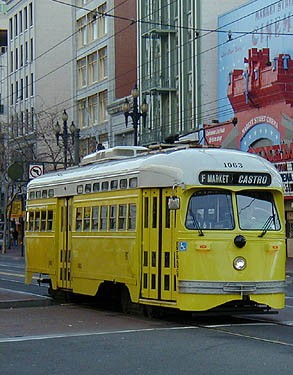
#> input picture Lab4/left.jpg, 293 x 375 px
$ jupyter execute Q2_ransac_bus_stitch_notebook.ipynb   (shell and % lines are left out)
#> lines starting #> are read from the running program, lines starting #| are printed output that depends on the picture
[cell 1]
import cv2
import matplotlib.pyplot as plt
import numpy as np
import random
from tqdm.notebook import tqdm
plt.rcParams['figure.figsize'] = [15, 15]

[cell 2]
def img_read(path):
#> called with path = './left.jpg'
    img = cv2.imread(path)
#> img is the input picture: shape (375, 293, 3); mean B, G, R 97.6, 110.5, 104.9
    img_gray= cv2.cvtColor(img, cv2.COLOR_RGB2GRAY)
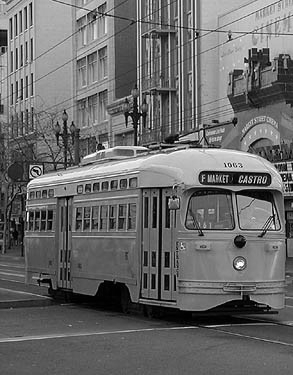
#> img_gray: shape (375, 293); min 0, max 255, mean 106
    img_rgb = cv2.cvtColor(img, cv2.COLOR_BGR2RGB)

    return img_gray, img_rgb

[cell 3]
left_gray, left_rgb = img_read('./left.jpg')
right_gray,  right_rgb = img_read('./right.jpg')
#> call 2 of img_read, with path = './right.jpg'
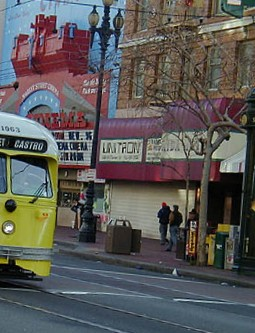
#> input picture Lab4/right.jpg, 255 x 333 px
#> in img_read, img is the input picture: shape (333, 255, 3); mean B, G, R 87.1, 89.1, 90.6
#> in img_read (call 2), `img_gray= cv2.cvtColor(img, cv2.COLOR_RGB2GRAY)`:
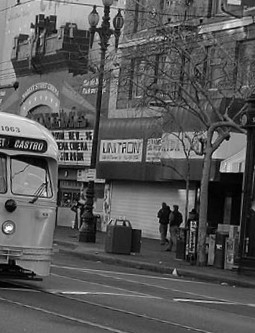
#> img_gray: shape (333, 255); min 0, max 255, mean 88.7

[cell 4]
rows, cols = left_rgb.shape[:2]
#> rows = 375; cols = 293

[cell 5]
def feautre_keypoints(img):
    siftDetector= cv2.xfeatures2d.SIFT_create()

    k1, d1 = siftDetector.detectAndCompute(img, None)
#> k1 = 711 keypoints; strongest (x, y, size): (145, 148, 1.9), (25, 8, 2), (31, 4, 2.1), (240, 264, 4.3)
    return k1, d1

[cell 6]
k1, d1 = feautre_keypoints(left_gray)
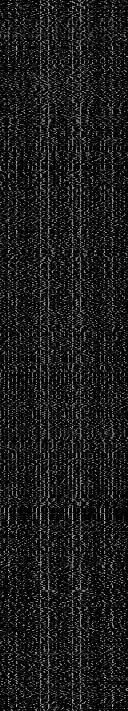
#> d1: shape (711, 128) float32; min 0, max 201, mean 27
k2, d2 = feautre_keypoints(right_gray)
#> in feautre_keypoints (call 2), `k1, d1 = siftDetector.detectAndCompute(img, None)`: k1 = 881 keypoints; strongest (x, y, size): (95, 7, 2.3), (174, 272, 2.6), (219, 246, 2.8), (222, 170, 3.2)
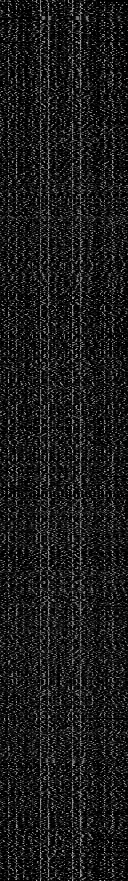
#> d2: shape (881, 128) float32; min 0, max 213, mean 27
#> k2 has the same summary as k1 in feautre_keypoints

[cell 7]
def matcher(k1, d1, img1, k2, d2, img2, threshold):
#> called with threshold = 0.8
    bf = cv2.BFMatcher()
    matches = bf.knnMatch(d1,d2, k=2)
#> matches = 711 matches
    good_matches  = []
    for m,n in matches:
        if m.distance < threshold*n.distance:
            good_matches.append([m])
#> after the loop, good_matches = 103 matches

    matches = []
    for pair in good_matches:
        matches.append(list(k1[pair[0].queryIdx].pt + k2[pair[0].trainIdx].pt))
#> this loop made 103 passes
#> after the loop, matches = 103 items, first 6: [13.97, 95.13, 28.42, 257.1], [23.11, 208.7, 78.96, 127.8], [30.26, 205.8, 193, 155.5], [42.71, 303, 21.2, 138.4], [64.03, 226.9, 28.42, 257.1], [64.27, 216.7, 28.42, 257.1]

    all_matches = np.array(matches)
#> all_matches = 103 rows, first 6: [13.97, 95.13, 28.42, 257.1], [23.11, 208.7, 78.96, 127.8], [30.26, 205.8, 193, 155.5], [42.71, 303, 21.2, 138.4], [64.03, 226.9, 28.42, 257.1], [64.27, 216.7, 28.42, 257.1]
    return all_matches

[cell 8]
matches = matcher(k1,d1, left_rgb, k2, d2, right_rgb, 0.8)
#> matches has the same summary as all_matches in matcher

[cell 9]
def compute_homography(pairs):
    rows = []
    for i in range(pairs.shape[0]):
        point1 = np.append(pairs[i][0:2], 1)
        point2 = np.append(pairs[i][2:4], 1)
        r1 = [0, 0, 0, point1[0], point1[1], point1[2], -point2[1]*point1[0], -point2[1]*point1[1], -point2[1]*point1[2]]
        r2 = [point1[0], point1[1], point1[2], 0, 0, 0, -point2[0]*point1[0], -point2[0]*point1[1], -point2[0]*point1[2]]
        rows.append(r1)
        rows.append(r2)
    total_r = np.array(rows)
    U, s, V = np.linalg.svd(total_r)
    H = V[-1].reshape(3, 3)
    H = H/H[2, 2]
    return H

[cell 10]
def random_point(mat, k=4):
    idx = random.sample(range(len(mat)), k)
    point = [mat[i] for i in idx ]
    return np.array(point)

[cell 11]
def calculate_error(pts2, H):
    num_points = len(pts2)
    all_p1 = np.concatenate((pts2[:, 0:2], np.ones((num_points, 1))), axis=1)
    all_p2 = pts2[:, 2:4]
    ep2 = np.zeros((num_points, 2))
    for i in range(num_points):
        t = np.dot(H, all_p1[i])
        ep2[i] = (t/t[2])[0:2]
    total_errors = np.linalg.norm(all_p2 - ep2 , axis=1) ** 2

    return total_errors

[cell 12]
def ransac(matches, threshold, iters):
#> called with matches = array of shape (103, 4), threshold = 0.7, iters = 5000
    inliers_tot = 0

    for i in range(iters):
        #points = random_point(matches)
        id = random.sample(range(len(matches)), 4)
        pts = [matches[i] for i in id]
        #convert to array
        pts = np.asarray(pts)
        #compute homography
        H = compute_homography(pts)

        if np.linalg.matrix_rank(H) < 3:
            continue
        errors = calculate_error(matches, H)
        idx = np.where(errors < threshold)[0]
        inliers = matches[idx]

        num_inliers = len(inliers)
        if num_inliers > inliers_tot:
            best_inliers = inliers.copy()
            inliers_tot = num_inliers
            best_H = H.copy()
#> this loop made 5000 passes
#> (id, idx, num_inliers, inliers_tot) on passes 1 to 2: ([49, 97, 53, 5], [5, 49, 53, 96, 97], 5, 5), ([33, 65, 62, 51], [32, 33, 35, 43, 50, 51, 54, 57, 58, 59, 62, 64, 65, 66], 14, 14)
#> (id, num_inliers, inliers_tot) on passes 6, 7, 23, 32: ([79, 102, 32, 68], 58, 58), ([90, 77, 18, 39], 63, 63), ([69, 26, 102, 77], 81, 81), ([67, 35, 66, 30], 82, 82)
#> after the loop, best_inliers = 82 rows, first 6: [224.3, 90.14, 8.61, 53.77], [224.7, 90.39, 8.61, 53.77], [225.1, 79.94, 9.75, 43.26], [228.5, 183.7, 4.52, 147.2], [230, 114.9, 11.95, 78.75], [230, 114.9, 11.95, 78.75]; inliers_tot = 82

    return best_inliers, best_H

[cell 13]
inliers, H = ransac(matches, 0.7, 5000)
#> inliers has the same summary as best_inliers in ransac; H = [[1.01, -0.0879, -211.2], [0.0973, 1.01, -58.84], [5.62e-05, 3.12e-06, 1]]

[cell 14]
def stitcher(img1, ref, H):

    H_inv = np.linalg.inv(H)
#> H_inv = [[0.967, 0.0834, 209.1], [-0.0962, 0.981, 37.39], [-5.4e-05, -7.75e-06, 0.988]]
    h1, w1, c = img1.shape
#> h1 = 375; w1 = 293; c = 3
    h2, w2, c = ref.shape
#> h2 = 333; w2 = 255
    min_x = float("inf")
    min_y = float("inf")
    max_x = float("-inf")
    max_y = float("-inf")
    c1 =  [(0,0), (h1, w1), (0, w1), (h1, 0)]
#> c1 = [(0, 0), (375, 293), (0, 293), (375, 0)]
    c2 =  [(0,0), (h1, w1), (0, w1), (h1, 0)]
    for i,j in c1:
            x, y, w = np.matmul(H, [j , i, 1])
            x = x/w
            y = y/w
            if x > max_x:
                max_x = int(x)
            if x < min_x:
                min_x = int(x)
            if y > max_y:
                max_y = int(y)
            if y < min_y:
                min_y = int(y)
#> this loop made 4 passes
#> (x, y, w, max_x, min_x, max_y, min_y) on pass 1: (-211.2, -58.84, 1, -211, -211, -58, -58)
#> (x, y, w, max_x, max_y) on pass 2: (51.98, 342.8, 1.02, 51, 342)
#> after the loop, max_x = 84; max_y = 342; min_x = -243; min_y = -58
    warp_img = np.zeros((max_y - min_y,max_x - min_x, 3))
    for i in range(0, max_x - min_x):
        for j in range (0, max_y - min_y):
            x, y, w = np.matmul(H_inv, [i + min_x, j + min_y, 1])
            x = int(x/w)
            y = int(y/w)
            a = 0
            b = 0
            c = 0
            if not (y < 0 or y >= h1 or x < 0 or x >= w1):
                a, b, c = img1[y, x, :]
            warp_img[j, i, :] = [a/255, b/255, c/255]
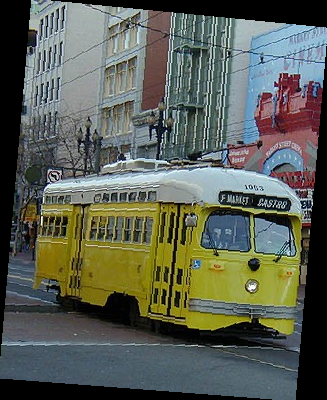
#> warp_img: shape (400, 327, 3) float64; mean R, G, B 0.354, 0.373, 0.33
    oldx = min_x
#> oldx = -243
    oldy = min_y
#> oldy = -58
    oldmx = max_x
#> oldmx = 84
    oldmy = max_y
#> oldmy = 342
    for i,j in c2:
        if j > max_x:
            max_x = int(j)
        if j < min_x:
            min_x = int(j)
        if i > max_y:
            max_y = int(i)
        if i < min_y:
            min_y = int(i)
#> after the loop, max_x = 293; max_y = 375; min_x = -243; min_y = -58
    stitch_img = np.zeros(((max_y - min_y),(max_x - min_x), 3))
    for i in range(min_x, max_x):
        for j in range (min_y, max_y):
            a = 0
            b = 0
            c = 0
            if not (j < oldy or j >= oldmy or i < oldx or i >= oldmx):
                a, b, c = warp_img[j - oldy, i - oldx, :]
                if a == 0.0 or b == 0.0 or c == 0.0:
                    if not (j < 0 or j >= h2 or i < 0 or i >= w2):
                        a, b, c = ref[j, i, :]/255
            else:
                if not (j < 0 or j >= h2 or i < 0 or i >= w2):
                    a, b, c = ref[j, i, :]/255
            stitch_img[j - min_y, i- min_x, :] = [a, b, c]
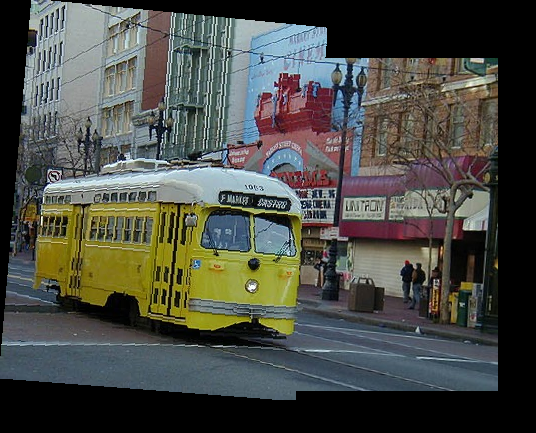
#> stitch_img: shape (433, 536, 3) float64; mean R, G, B 0.289, 0.297, 0.272

    return  stitch_img
